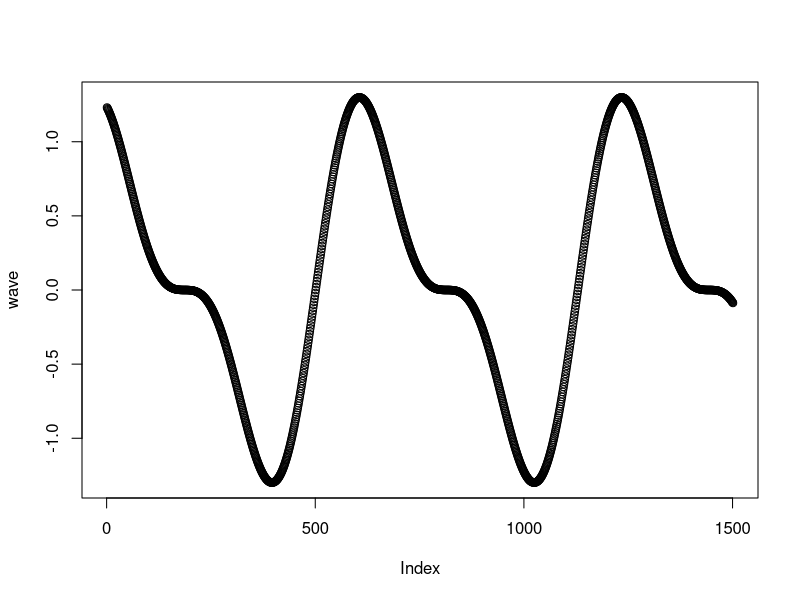

Source code (R):
#Katherine Cinnamon
#Chapter 7 exercise 1

# Exercise 1: creating and operating on vectors

# Create a vector `names` that contains your name and the names of 2 people 
# next to you. Print the vector.
names <- c("Katherine", "Tyler", "Sam")
print(names)
# Use the colon operator : to create a vector `n` of numbers from 10:49

n <- 10:49
# Use the `length()` function to get the number of elements in `n`
length(n)

# Add 1 to each element in `n` and print the result

n <- n+1
print(n)
# Create a vector `m` that contains the numbers 10 to 1 (in that order). 
# Hint: use the `seq()` function

?seq
m <- c(seq(10,1))

# Subtract `m` FROM `n`. Note the recycling!
n-m

# Use the `seq()` function to produce a range of numbers from -5 to 10 in `0.1`
# increments. Store it in a variable `x_range`
x_range <- seq(-5, 10, .01)
print(x_range)
# Create a vector `sin_wave` by calling the `sin()` function on each element 
# in `x_range`.

sin_wave <- sin(x_range)

# Create a vector `cos_wave` by calling the `cos()` function on each element 
# in `x_range`.
cos_wave <- cos(x_range)

# Create a vector `wave` by multiplying `sin_wave` and `cos_wave` together, then
# adding `sin_wave` to the product

wave <- sin_wave * cos_wave + sin_wave
# Use the `plot()` function to plot your `wave`!

plot(wave)
